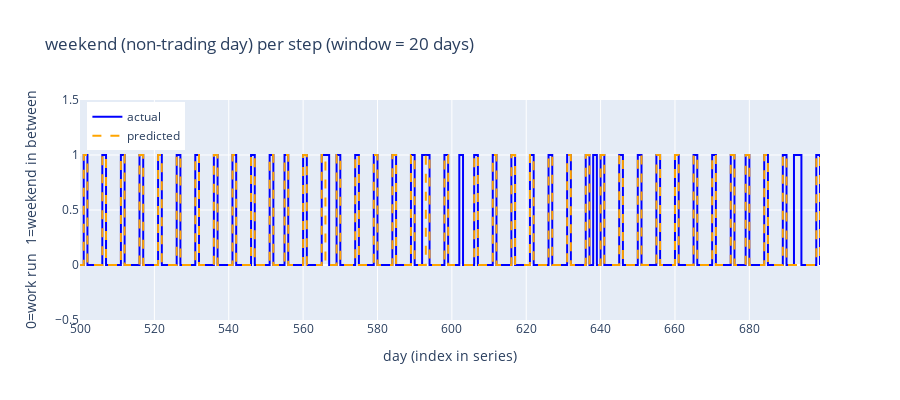

Notebook cell for this chart:
### Code cell
win = 20
start, end = 500, min(700, len(is_weekend_after))   # day range (is_weekend_after has len(dates)-1)

start_win = start - (win - 1)
end_win = end - (win - 1)
day_idx = np.arange(start, end)
actual = is_weekend_after[start:end]
predicted = pred[start_win:end_win, -1]

fig = go.Figure()
fig.add_trace(
    go.Scatter(
        x=day_idx,
        y=actual,
        mode="lines",
        name="actual",
        line=dict(color="blue", shape="hv"),
    )
)
fig.add_trace(
    go.Scatter(
        x=day_idx,
        y=predicted,
        mode="lines",
        name="predicted",
        line=dict(color="orange", shape="hv", dash="dash"),
    )
)
fig.update_layout(
    title=f"weekend (non-trading day) per step (window = {win} days)",
    xaxis_title="day (index in series)",
    yaxis_title="0=work run  1=weekend in between",
    yaxis=dict(range=[-0.5, 1.5]),
    height=400,
    legend=dict(yanchor="top", y=0.99, xanchor="left", x=0.01),
)

fig.show()

### Figure 1 — Plotly figure (JSON) as saved in the notebook; plotly's stock layout.template omitted (floating-point values rounded to 4 significant figures; data arrays with more than 128 entries replaced by an {"elided": "..."} marker saying what was removed)
{"data": [{"line": {"color": "blue", "shape": "hv"}, "mode": "lines", "name": "actual", "type": "scatter", "x": {"elided": "200 int values"}, "y": {"elided": "200 int values"}}, {"line": {"color": "orange", "dash": "dash", "shape": "hv"}, "mode": "lines", "name": "predicted", "type": "scatter", "x": {"elided": "200 int values"}, "y": {"elided": "200 int values"}}], "layout": {"height": 400, "legend": {"x": 0.01, "xanchor": "left", "y": 0.99, "yanchor": "top"}, "title": {"text": "weekend (non-trading day) per step (window = 20 days)"}, "xaxis": {"title": {"text": "day (index in series)"}}, "yaxis": {"range": [-0.5, 1.5], "title": {"text": "0=work run  1=weekend in between"}}}}
